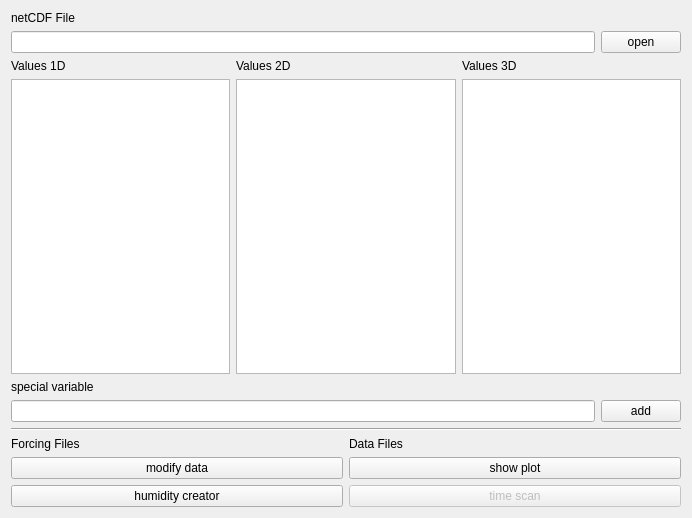
<?xml version="1.0" encoding="UTF-8"?>
<ui version="4.0">
 <class>MainWindow</class>
 <widget class="QMainWindow" name="MainWindow">
  <property name="geometry">
   <rect>
    <x>0</x>
    <y>0</y>
    <width>692</width>
    <height>518</height>
   </rect>
  </property>
  <property name="windowTitle">
   <string>MainWindow</string>
  </property>
  <widget class="QWidget" name="centralWidget">
   <layout class="QVBoxLayout" name="verticalLayout_2">
    <item>
     <widget class="QLabel" name="label">
      <property name="text">
       <string>netCDF File</string>
      </property>
     </widget>
    </item>
    <item>
     <layout class="QHBoxLayout" name="horizontalLayout">
      <item>
       <widget class="QLineEdit" name="filename_field"/>
      </item>
      <item>
       <widget class="QPushButton" name="file_button">
        <property name="text">
         <string>open</string>
        </property>
       </widget>
      </item>
     </layout>
    </item>
    <item>
     <layout class="QGridLayout" name="gridLayout">
      <item row="1" column="1">
       <widget class="QListWidget" name="var2d_list">
        <property name="selectionMode">
         <enum>QAbstractItemView::MultiSelection</enum>
        </property>
       </widget>
      </item>
      <item row="1" column="0">
       <widget class="QListWidget" name="var1d_list">
        <property name="sizePolicy">
         <sizepolicy hsizetype="Expanding" vsizetype="Expanding">
          <horstretch>0</horstretch>
          <verstretch>0</verstretch>
         </sizepolicy>
        </property>
        <property name="selectionMode">
         <enum>QAbstractItemView::MultiSelection</enum>
        </property>
       </widget>
      </item>
      <item row="1" column="2">
       <widget class="QListWidget" name="var3d_list">
        <property name="selectionMode">
         <enum>QAbstractItemView::MultiSelection</enum>
        </property>
       </widget>
      </item>
      <item row="0" column="0">
       <widget class="QLabel" name="label_2">
        <property name="text">
         <string>Values 1D</string>
        </property>
       </widget>
      </item>
      <item row="0" column="1">
       <widget class="QLabel" name="label_3">
        <property name="text">
         <string>Values 2D</string>
        </property>
       </widget>
      </item>
      <item row="0" column="2">
       <widget class="QLabel" name="label_4">
        <property name="text">
         <string>Values 3D</string>
        </property>
       </widget>
      </item>
     </layout>
    </item>
    <item>
     <layout class="QVBoxLayout" name="verticalLayout"/>
    </item>
    <item>
     <widget class="QLabel" name="label_5">
      <property name="text">
       <string>special variable</string>
      </property>
     </widget>
    </item>
    <item>
     <layout class="QHBoxLayout" name="horizontalLayout_3">
      <item>
       <widget class="QLineEdit" name="specialvar_field"/>
      </item>
      <item>
       <widget class="QPushButton" name="specialvar_button">
        <property name="text">
         <string>add</string>
        </property>
       </widget>
      </item>
     </layout>
    </item>
    <item>
     <widget class="Line" name="line">
      <property name="orientation">
       <enum>Qt::Horizontal</enum>
      </property>
     </widget>
    </item>
    <item>
     <layout class="QGridLayout" name="gridLayout_2">
      <item row="0" column="1">
       <widget class="QLabel" name="label_7">
        <property name="text">
         <string>Data Files</string>
        </property>
       </widget>
      </item>
      <item row="0" column="0">
       <widget class="QLabel" name="label_6">
        <property name="text">
         <string>Forcing Files</string>
        </property>
       </widget>
      </item>
      <item row="1" column="0">
       <widget class="QPushButton" name="mod_data_button">
        <property name="text">
         <string>modify data</string>
        </property>
       </widget>
      </item>
      <item row="1" column="1">
       <widget class="QPushButton" name="plot_button">
        <property name="text">
         <string>show plot</string>
        </property>
       </widget>
      </item>
      <item row="2" column="0">
       <widget class="QPushButton" name="qfroms_button">
        <property name="text">
         <string>humidity creator</string>
        </property>
       </widget>
      </item>
      <item row="2" column="1">
       <widget class="QPushButton" name="timescan_button">
        <property name="enabled">
         <bool>false</bool>
        </property>
        <property name="text">
         <string>time scan</string>
        </property>
       </widget>
      </item>
     </layout>
    </item>
   </layout>
  </widget>
 </widget>
 <layoutdefault spacing="6" margin="11"/>
 <resources/>
 <connections/>
</ui>
